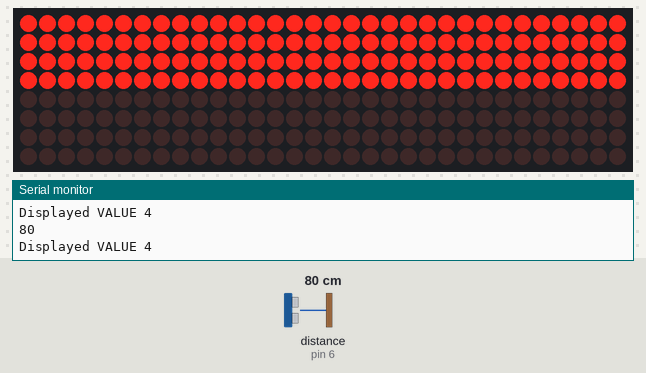
This sketch was run on a simulated Arduino Uno, built with avr-gcc and run on an emulated ATmega328P. Parts: 32×8 LED matrix, the last lines printed to the serial monitor. Wiring (inferred from the names in the program): ultrasonic range finder: trigger pin 7; echo pin 6. The inputs (shaded band) are chosen by the test bench; at power-on: distance to the obstacle (sensor on pin 6) 80 cm. The echo pulse lasts 58.3 µs per cm.

Above: at 1.2 s.
1.3 s: distance to the obstacle (sensor on pin 6) set to 2 cm
At 2.2 s:
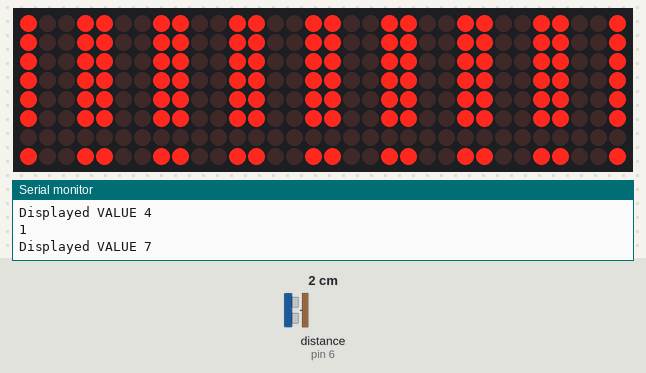
4.3 s: distance to the obstacle (sensor on pin 6) set to 250 cm
At 5.02 s:
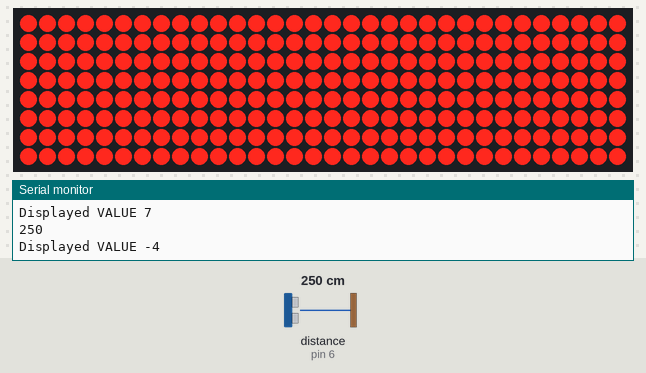
6.8 s: distance to the obstacle (sensor on pin 6) set to 35 cm
At 7.3 s:
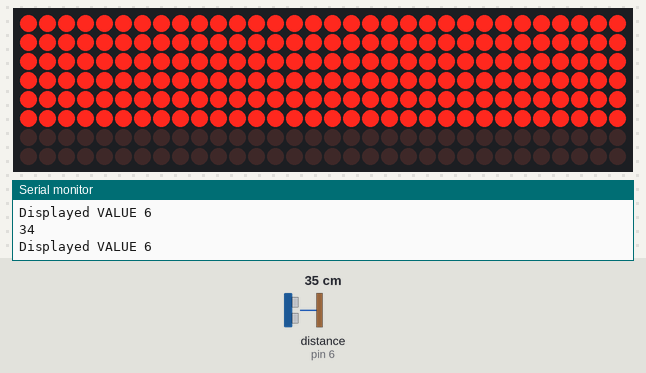
8.3 s: distance to the obstacle (sensor on pin 6) set to 60 cm
At 9.2 s:
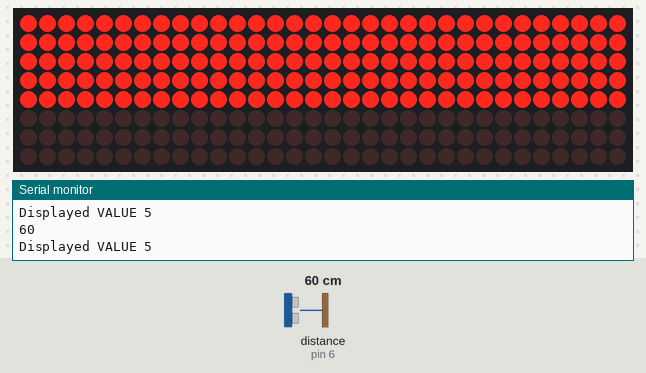
9.8 s: distance to the obstacle (sensor on pin 6) set to 120 cm
At 11.0 s:
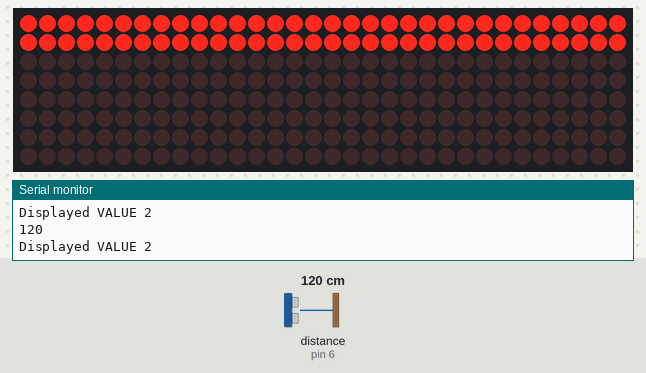
11.3 s: distance to the obstacle (sensor on pin 6) set to 4 cm
At 12.35 s:
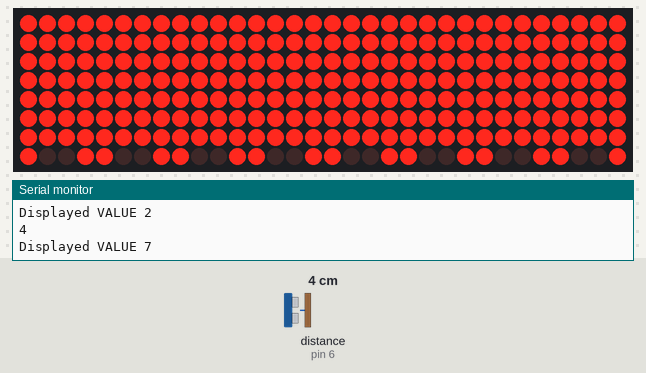
Timing chart, 0 to 14.3 s (numbered marks = the images above; inputs shaded):
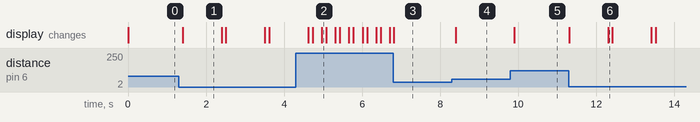

The sketch:

AWS2_11D_SocialDistance.ino
```cpp
#include <MD_MAX72xx.h>
const int echoPin = 6;
const int trigPin = 7;
//int ledPin = 8;

#define HARDWARE_TYPE MD_MAX72XX::PAROLA_HW
#define MAX_DEVICES	4

#define CLK_PIN   11  // or SCK
#define DATA_PIN  10  // or MOSI
#define CS_PIN    9  // or SS

MD_MAX72XX mx = MD_MAX72XX(HARDWARE_TYPE, DATA_PIN, CLK_PIN, CS_PIN, MAX_DEVICES);
#define  DELAYTIME  100  // delay between animations in milliseconds

void setup() {
     pinMode(echoPin, INPUT);
     pinMode(trigPin, OUTPUT);
     Serial.begin(9600);
     //pinMode(ledPin, OUTPUT);
    mx.begin();

}

void loop() {
    // send a pulse
    digitalWrite(trigPin,LOW);
    delayMicroseconds(2);
    digitalWrite(trigPin,HIGH);
    delayMicroseconds(5);
    digitalWrite(trigPin,LOW);
    // wait for the echo
    long duration = pulseIn(echoPin, HIGH);
    // convert the time into a distance, the speed of sound is 29 microseconds per centimeter,
    //the pulse traveled forth and back, so we divided the distance by 2
    int cm = duration / 29 / 2;
    Serial.print(cm);
    Serial.println();
    displayRow(cm);

    delay(100);
}

void displayRow(int distanceValue){
  distanceValue = map(distanceValue, 2, 150, 7, 0);
  Serial.print("Displayed VALUE ");
  Serial.println(distanceValue);
  mx.clear();
  if(distanceValue>6){

    mx.setRow(0,B10011001);
    mx.setRow(1,B10011001);
    mx.setRow(2,B10011001);
    mx.setRow(3,B10011001);
    mx.setRow(4,B10011001);
    mx.setRow(5,B10011001);
    mx.setRow(6,B00000000);
    mx.setRow(7,B10011001);

        delay(1000);

    }
  for(distanceValue<7;distanceValue--;){
    mx.setRow(distanceValue,0xff);
  }


}
```

Measured:
- after the input at 1.3 s, the display: changes after 0.10 s (image 1)
- after the input at 4.3 s, the display: first differs from a run without the input after 0.43 s (image 2 shows a later state)
- after the input at 6.8 s, the display: changes at once (image 3)
- after the input at 8.3 s, the display: changes after 0.10 s (image 4)
- after the input at 9.8 s, the display: changes after 0.09 s (image 5)
- after the input at 11.3 s, the display: first changes at once (image 6 shows a later state)
- what the display in image 1 shows lasts 1.0 s, from 1.4 s to 2.4 s
